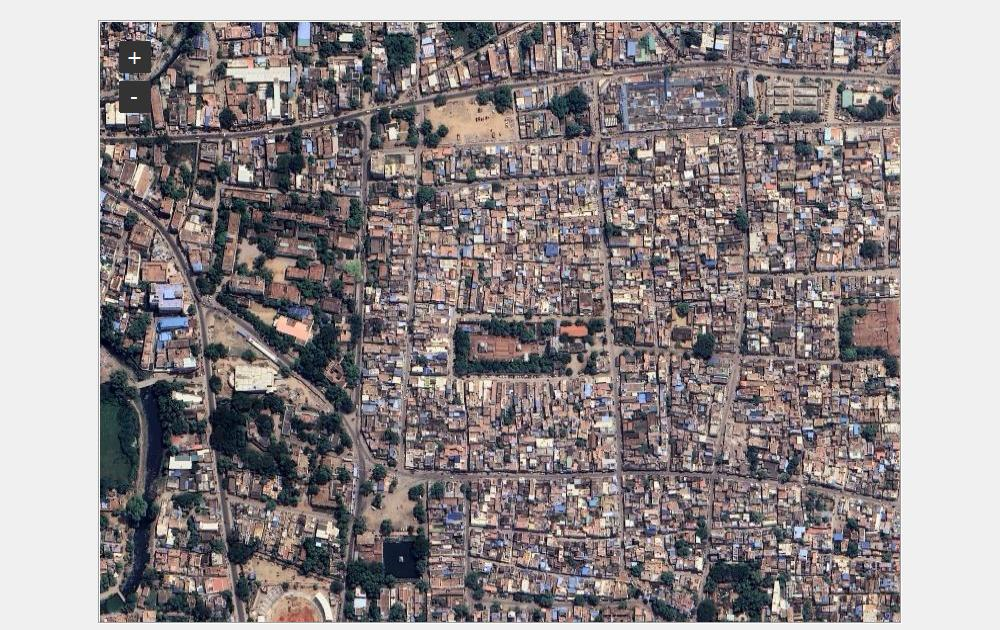
#> input picture Tree Count/captured_image.jpg, 1000 x 630 px
$ python 'Show Result.py'
#> lines starting #> are read from the running program, lines starting #| are printed output that depends on the picture; after the words box and inside, x2 and y2 are one past the last pixel; in counts of white or black regions, pixels touching at a corner belong together
import cv2
import numpy as np

# Load the image
image = cv2.imread('captured_image.jpg')
#> image is the input picture: shape (630, 1000, 3); mean B, G, R 140.3, 139, 146.5

# Convert the image to the HSV color space
hsv = cv2.cvtColor(image, cv2.COLOR_BGR2HSV)
#> hsv: shape (630, 1000, 3); mean H, S, V 66.6, 36.9, 150

# Define a lower and upper threshold for the green color (typical color of trees)
lower_green = np.array([35, 50, 50])
upper_green = np.array([85, 255, 255])

# Create a mask to isolate the green regions
mask = cv2.inRange(hsv, lower_green, upper_green)
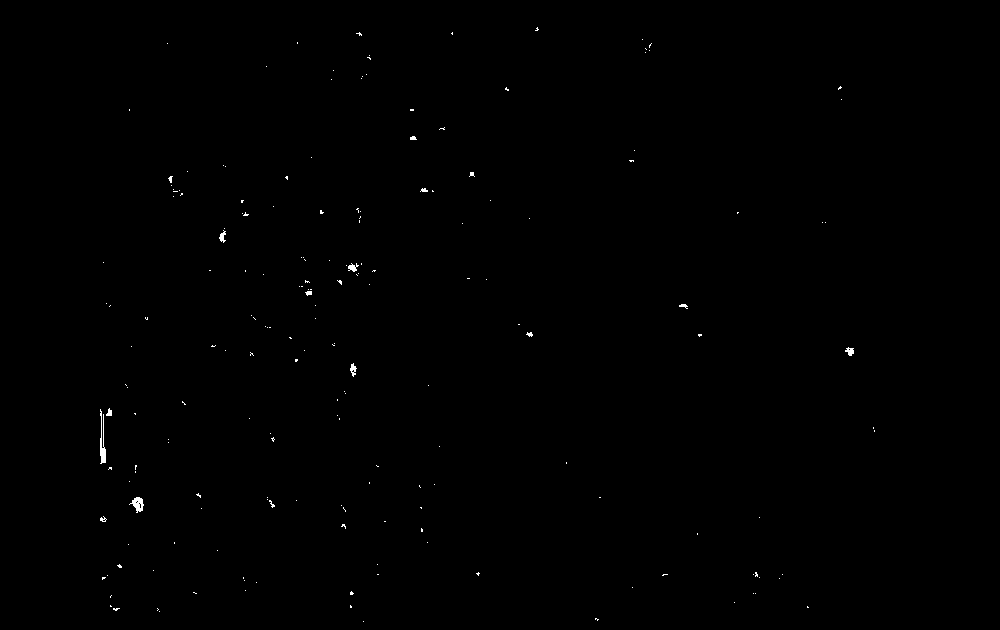
#> mask: shape (630, 1000); 0.2% white in thin lines or dots, all inside (x1, y1, x2, y2) = (100, 27, 875, 622)

# Find contours in the mask
contours, _ = cv2.findContours(mask, cv2.RETR_EXTERNAL, cv2.CHAIN_APPROX_SIMPLE)
#> contours = 190 contours, 183 with area under 20; largest, box (x1, y1, x2, y2) and area: (129, 497, 144, 513) 109, (100, 409, 106, 464) 80, (350, 363, 357, 377) 38, (845, 347, 854, 356) 38, (348, 263, 359, 272) 34, (219, 230, 226, 243) 32, (106, 408, 112, 416) 21

# Initialize a counter for the number of trees
tree_count = 0

# Iterate through the contours and count the trees
for contour in contours:
    area = cv2.contourArea(contour)
    if area > 100:  # Adjust the area threshold as needed
        tree_count += 1
        cv2.drawContours(image, [contour], -1, (0, 255, 0), 2)  # Draw the contour on the image
#> this loop made 190 passes
#> (area, tree_count) on pass 52: (109, 1)
#> image: shape (630, 1000, 3); 0.02% of pixels changed, all inside (x1, y1, x2, y2) = (128, 496, 145, 514)
#> after the loop, tree_count = 1

# Display the result
cv2.imshow('Result', image)
print(f'Number of trees: {tree_count}')
#| Number of trees: 1

# Wait for a key press and then close the window
cv2.waitKey(0)
cv2.destroyAllWindows()
